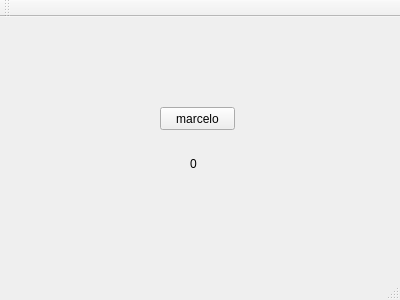
<?xml version="1.0" encoding="UTF-8"?>
<ui version="4.0">
 <class>MainWindow</class>
 <widget class="QMainWindow" name="MainWindow">
  <property name="geometry">
   <rect>
    <x>0</x>
    <y>0</y>
    <width>400</width>
    <height>300</height>
   </rect>
  </property>
  <property name="windowTitle">
   <string>MainWindow</string>
  </property>
  <widget class="QWidget" name="centralWidget">
   <widget class="QPushButton" name="pushButton">
    <property name="geometry">
     <rect>
      <x>160</x>
      <y>90</y>
      <width>75</width>
      <height>23</height>
     </rect>
    </property>
    <property name="text">
     <string>marcelo</string>
    </property>
   </widget>
   <widget class="QLabel" name="label">
    <property name="geometry">
     <rect>
      <x>190</x>
      <y>140</y>
      <width>47</width>
      <height>13</height>
     </rect>
    </property>
    <property name="text">
     <string>0</string>
    </property>
   </widget>
  </widget>
  <widget class="QMenuBar" name="menuBar">
   <property name="geometry">
    <rect>
     <x>0</x>
     <y>0</y>
     <width>400</width>
     <height>21</height>
    </rect>
   </property>
  </widget>
  <widget class="QToolBar" name="mainToolBar">
   <attribute name="toolBarArea">
    <enum>TopToolBarArea</enum>
   </attribute>
   <attribute name="toolBarBreak">
    <bool>false</bool>
   </attribute>
  </widget>
  <widget class="QStatusBar" name="statusBar"/>
 </widget>
 <layoutdefault spacing="6" margin="11"/>
 <resources/>
 <connections/>
</ui>
